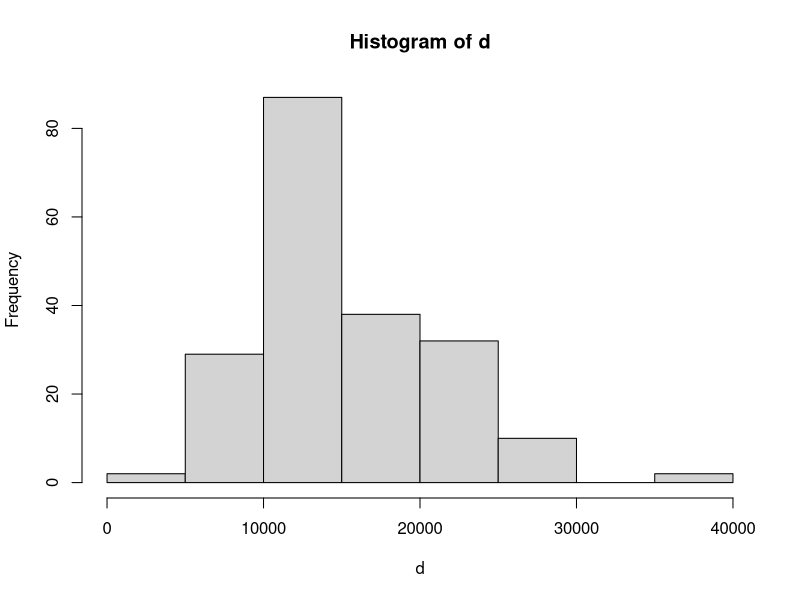
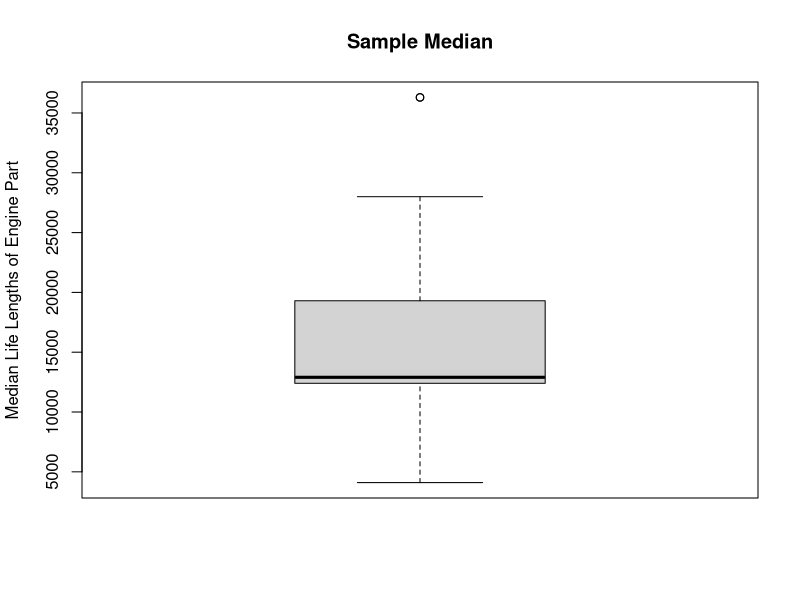
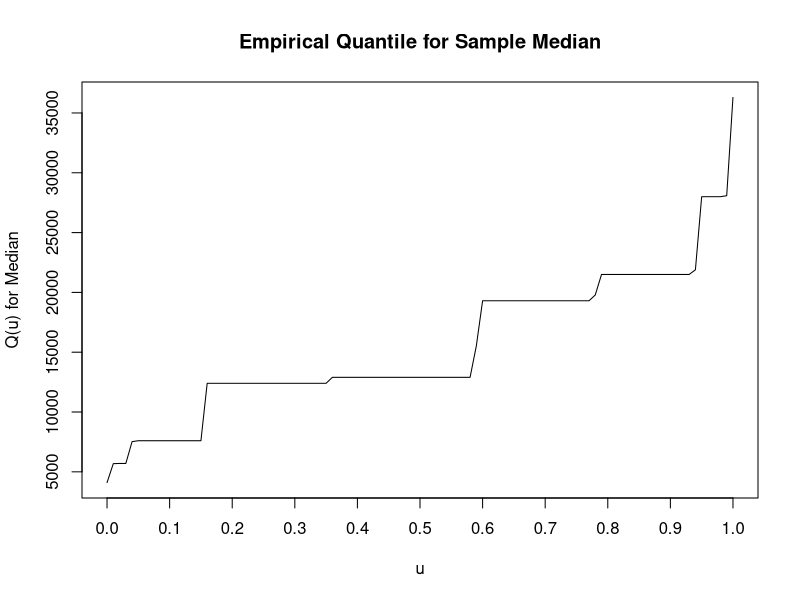
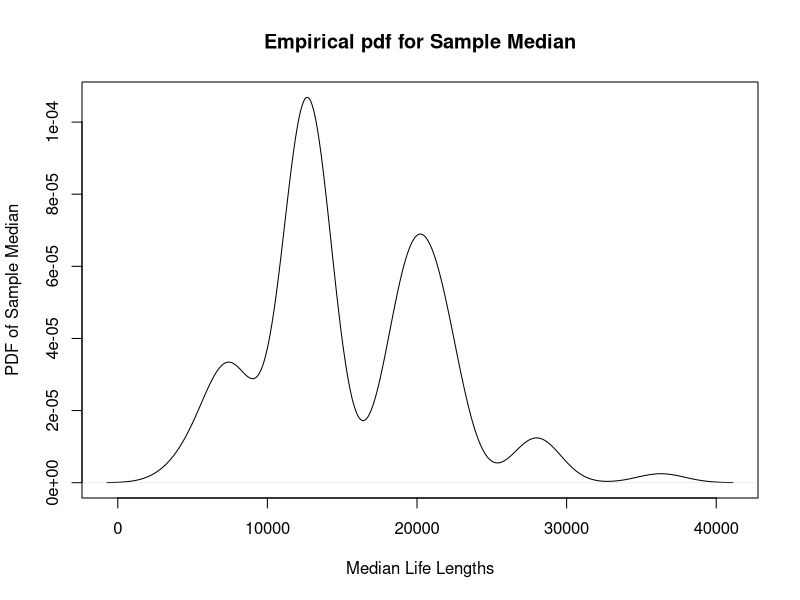
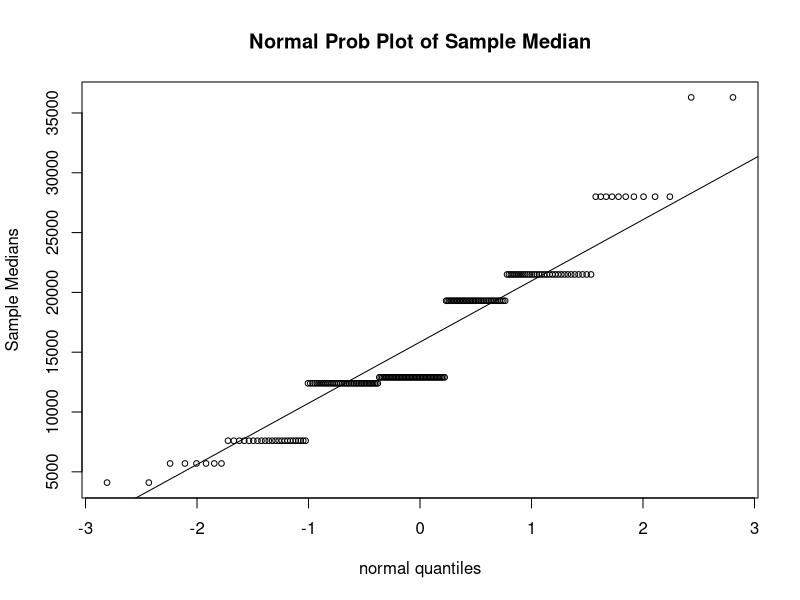

R code for these plots, in order:
y= c(1600,4100,5700,7600,12400,12900,19300,21500,28000,36300,91400)
mhat= median(y)
n = length(y)
M= 200 
d= numeric(M)
for(i in 1:M)
{ d[i]= median(sample(y,replace=TRUE))
}
hist(d)
bootmean= mean(d)
bootstd= sd(d)
bootquant= quantile(d)
#par(mfrow=c(2,2))
#postscript("bootexample20000",height=8,horizontal=F)
probs= seq(0,1,.01)
Qd= quantile(d,probs)

         boxplot(d,main="Sample Median",
                    ylab="Median Life Lengths of Engine Part",plot=T)

          plot(probs,Qd,type="l",ylab="Q(u) for Median",xlab="u",
          xlim=c(0,1),lab=c(10,11,7),main="Empirical Quantile for Sample Median",cex=.75)
 
 
    
          plot(density(d),type="l",
          xlab="Median Life Lengths",ylab="PDF of Sample Median",main=
        "Empirical pdf for Sample Median",cex=.75)


          qqnorm(d,main="Normal Prob Plot of Sample Median",
                 xlab="normal quantiles",ylab="Sample Medians",
                 lab=c(7,7,7),cex=.75)
          qqline(d)
 
#graphics.off()

y = c(1600,4100,5700,7600,12400,12900,19300,21500,28000,36300,91400)
n = length(y)
K = 20
sam = matrix(0,K,n)
for(i in 1:K)
{
sam[i,] = sample(y,replace=TRUE)
}
